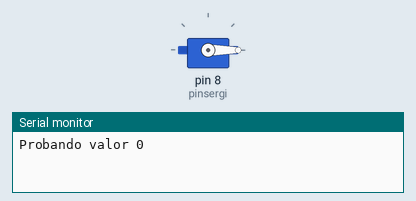
Simulated run of this sketch. Board: Arduino Uno, built with avr-gcc and run on an emulated ATmega328P. On the bench: servo, the last lines printed to the serial monitor.

Above: at 2.35 s.
At 5.35 s:
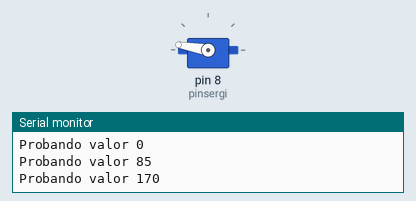
At 8.3 s:
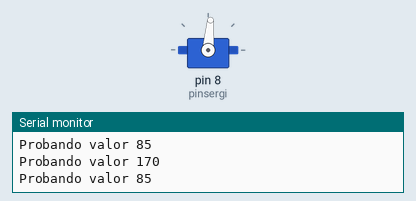
Timing chart, 0 to 10.1 s (numbered marks = the images above):
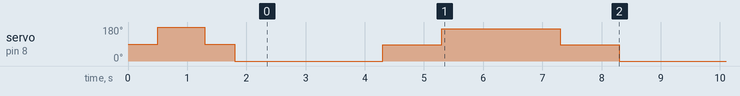

The sketch:

francis_servo.ino
```cpp
#include <Servo.h>

Servo sergi;
int pinsergi=8;
String ang="";
int angul;

void setup()
{
  Serial.begin(9600);
  sergi.attach(pinsergi);
  delay(500);
  sergi.write(180);
  delay(800);
  sergi.write(90);
  delay(500);
  sergi.write(0);
  delay(500);
}

void loop()
{

   while (Serial.available())
  {
    delay(5);
    if (Serial.available()>0){
    char c = Serial.read();
    ang=ang+c;
    angul=ang.toInt();
       }  }

/*    if (angul >= 0 && angul <= 180)
    {
      Serial.print("Enviado angulo ");
      Serial.println(angul);
      sergi.write(angul);
      //Serial.println(angul);
    }
    angul=-5;
    ang="";*/

     Serial.print("Probando valor ");
     Serial.println(0);
     sergi.write(0);
     delay(2000);

          Serial.print("Probando valor ");
     Serial.println(85);
     sergi.write(85);
     delay(1000);

          Serial.print("Probando valor ");
     Serial.println(170);
     sergi.write(170);
     delay(2000);

    Serial.print("Probando valor ");
     Serial.println(85);
     sergi.write(85);
     delay(1000);
}
```

Measured:
- by itself, servo on pin 8 (pinsergi): 90° → 180° at 0.50 s, → 90° 0.80 s later, → 0° 0.50 s later, → 85° 2.5 s later, … (87 changes in this stretch)
